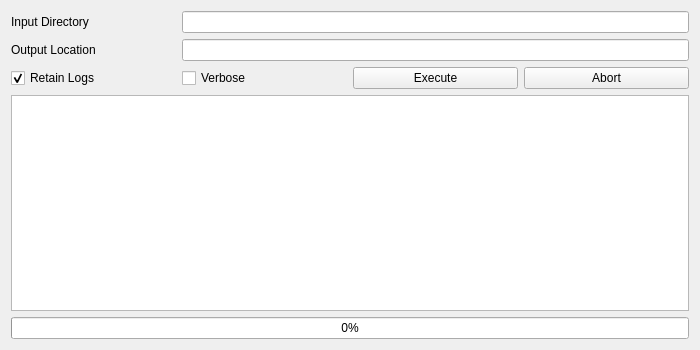
<?xml version="1.0" encoding="UTF-8"?>
<ui version="4.0">
 <class>AutoIngestIndex</class>
 <widget class="QWidget" name="AutoIngestIndex">
  <property name="geometry">
   <rect>
    <x>0</x>
    <y>0</y>
    <width>700</width>
    <height>350</height>
   </rect>
  </property>
  <property name="windowTitle">
   <string>Form</string>
  </property>
  <layout class="QGridLayout" name="gridLayout">
   <item row="10" column="0" colspan="4">
    <widget class="QPlainTextEdit" name="logViewer"/>
	 <property name="verticalScrollBarPolicy">
      <enum>Qt::ScrollBarAlwaysOn</enum>
     </property>
   </item>
   <item row="0" column="0">
    <widget class="QLabel" name="labelInput">
     <property name="text">
      <string>Input Directory</string>
     </property>
    </widget>
   </item>
   <item row="1" column="0">
    <widget class="QLabel" name="labelOutput">
     <property name="text">
      <string>Output Location</string>
     </property>
    </widget>
   </item>
   <item row="11" column="0" colspan="4">
    <widget class="QProgressBar" name="progressBar">
     <property name="value">
      <number>0</number>
     </property>
    </widget>
   </item>
   <item row="4" column="2">
    <widget class="QPushButton" name="pushButton">
     <property name="text">
      <string>Execute</string>
     </property>
    </widget>
   </item>
   <item row="4" column="3">
    <widget class="QPushButton" name="pushButton_Abort">
     <property name="text">
      <string>Abort</string>
     </property>
     <property name="checkable">
      <bool>false</bool>
     </property>
    </widget>
   </item>
   <item row="4" column="0">
    <widget class="QCheckBox" name="checkBox_2">
     <property name="text">
      <string>Retain Logs</string>
     </property>
     <property name="checked">
      <bool>true</bool>
     </property>
    </widget>
   </item>
   <item row="4" column="1">
    <widget class="QCheckBox" name="checkBox">
     <property name="text">
      <string>Verbose</string>
     </property>
    </widget>
   </item>
   <item row="0" column="1" colspan="3">
    <widget class="QLineEdit" name="lineEditInput"/>
   </item>
   <item row="1" column="1" colspan="3">
    <widget class="QLineEdit" name="lineEditOutput"/>
   </item>
  </layout>
 </widget>
 <resources/>
 <connections/>
</ui>
